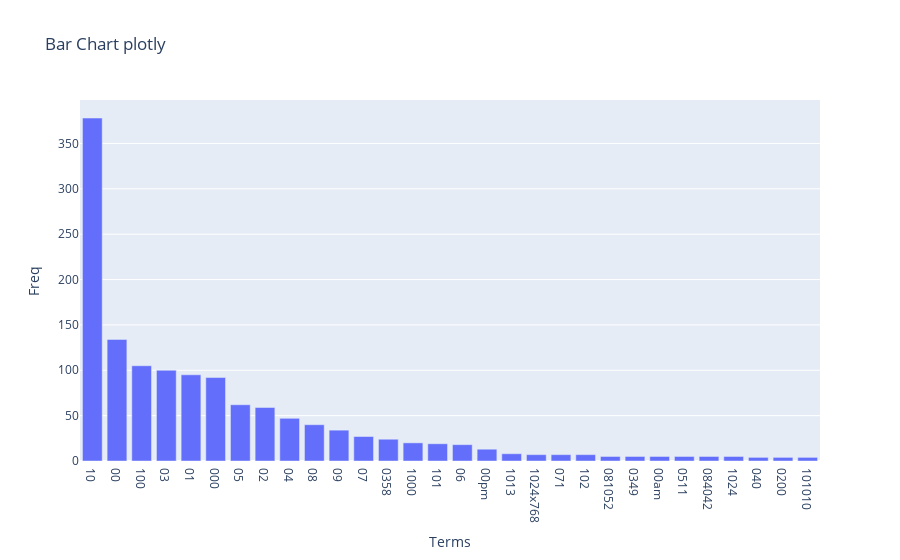

Notebook source saved alongside this figure:
### Markdown cell above
### >>> **Exercise 14 (take home):** 
Additionally, you can attempt to sort the terms on the `x-axis` by frequency instead of in alphabetical order. This way the visualization is more meaninfgul and you will be able to observe the so called [long tail](https://en.wikipedia.org/wiki/Long_tail) (get familiar with this term since it will appear a lot in data mining and other statistics courses). see picture below

![alt txt](https://upload.wikimedia.org/wikipedia/commons/thumb/8/8a/Long_tail.svg/1000px-Long_tail.svg.png)

### Code cell
# Answer here

df = df.sort_values(by='Freq', ascending=False)

top = df.head(30)

fig = px.bar(top,
             x='Terms',
             y='Freq',
             title='Bar Chart plotly')

fig.show()

### Figure 1 — Plotly figure (JSON) as saved in the notebook; plotly's stock layout.template omitted (floating-point values rounded to 4 significant figures)
{"data": [{"alignmentgroup": "True", "hovertemplate": "Terms=%{x}<br>Freq=%{y}<extra></extra>", "legendgroup": "", "marker": {"color": "#636efa", "pattern": {"shape": ""}}, "name": "", "offsetgroup": "", "orientation": "v", "showlegend": false, "textposition": "auto", "type": "bar", "x": ["10", "00", "100", "03", "01", "000", "05", "02", "04", "08", "09", "07", "0358", "1000", "101", "06", "00pm", "1013", "1024x768", "071", "102", "081052", "0349", "00am", "0511", "084042", "1024", "040", "0200", "101010"], "xaxis": "x", "y": [378, 134, 105, 100, 95, 92, 62, 59, 47, 40, 34, 27, 24, 20, 19, 18, 13, 8, 7, 7, 7, 5, 5, 5, 5, 5, 5, 4, 4, 4], "yaxis": "y"}], "layout": {"barmode": "relative", "legend": {"tracegroupgap": 0}, "title": {"text": "Bar Chart plotly"}, "xaxis": {"anchor": "y", "domain": [0, 1], "title": {"text": "Terms"}}, "yaxis": {"anchor": "x", "domain": [0, 1], "title": {"text": "Freq"}}}}
